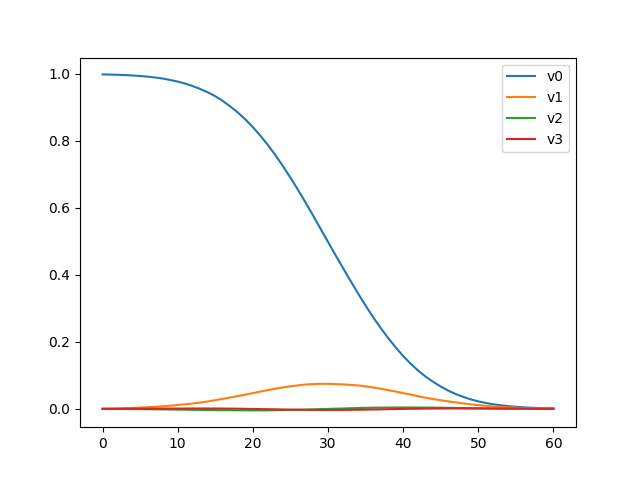

Write the Python code that produced this figure.
import numpy as np

from pyMIN import*
import matplotlib.pyplot as plt
from math import*
import sys

print(sys.path)

data = np.random.normal(size=(64,64,64))


v0,v1,v2,v3 = calculateMFs(data)


plt.plot(v0,label="v0")
plt.legend()


plt.plot(v1,label="v1")
plt.legend()


plt.plot(v2,label="v2")
plt.legend()


plt.plot(v3,label="v3")

plt.legend()
plt.savefig("test_min.png")
